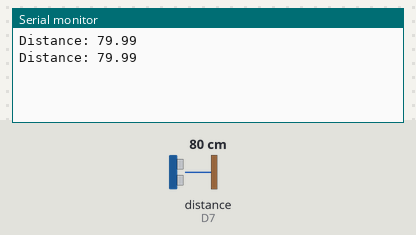
This sketch was run on a simulated ESP8266 (NodeMCU). Parts: the last lines printed to the serial monitor. Wiring (inferred from the names in the program): ultrasonic range finder: trigger D6; echo D7. Inputs (shaded band) come from the test bench; at power-on: distance to the obstacle (sensor on D7) 80 cm. The echo pulse lasts 58.3 µs per cm.

Above: at 1.8 s.
1.9 s: distance to the obstacle (sensor on D7) set to 2 cm
At 2.8 s:
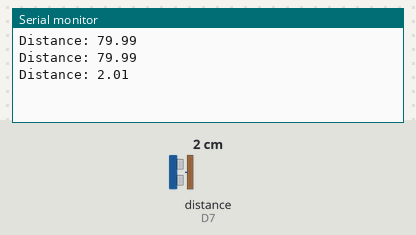
3.4 s: distance to the obstacle (sensor on D7) set to 4 cm
At 4.8 s:
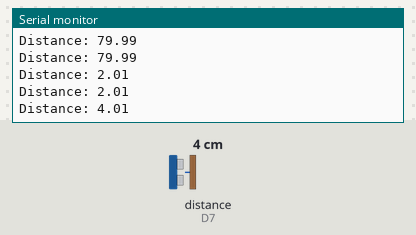
Timing chart, 0 to 6.4 s (numbered marks = the images above; inputs shaded):
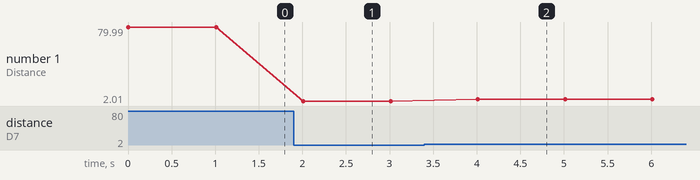

The sketch:

Ultrasonic_sensor.ino
```cpp
#define TRIG D6
#define ECHO D7
void setup() {
  // put your setup code here, to run once:
  pinMode(TRIG,OUTPUT);
  pinMode(ECHO,INPUT);
  Serial.begin(115200);
}

void loop() {
  // put your main code here, to run repeatedly:
  int dur=0;
  digitalWrite(TRIG,LOW);
  delayMicroseconds(2);
  digitalWrite(TRIG,HIGH);
  delayMicroseconds(10);
  digitalWrite(TRIG,LOW);
  dur = pulseIn(ECHO,HIGH);
  float dist = (dur * 0.0343)/2;
  Serial.print("Distance: ");
  Serial.println(dist);
  delay(1000);
}
```

Measured:
- after the input at 1.9 s, the serial monitor: prints a new line after 0.11 s (image 1)
- after the input at 3.4 s, the serial monitor: prints a new line after 0.61 s (image 2)
- plotted number 1: 79.99 → 2.01 after the input at 1.9 s, 2.01 → 4.01 after the input at 3.4 s
